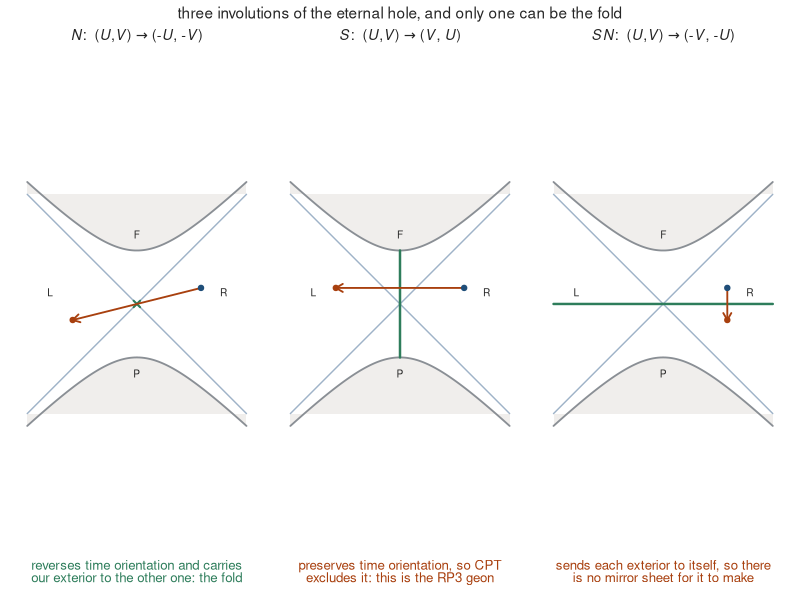
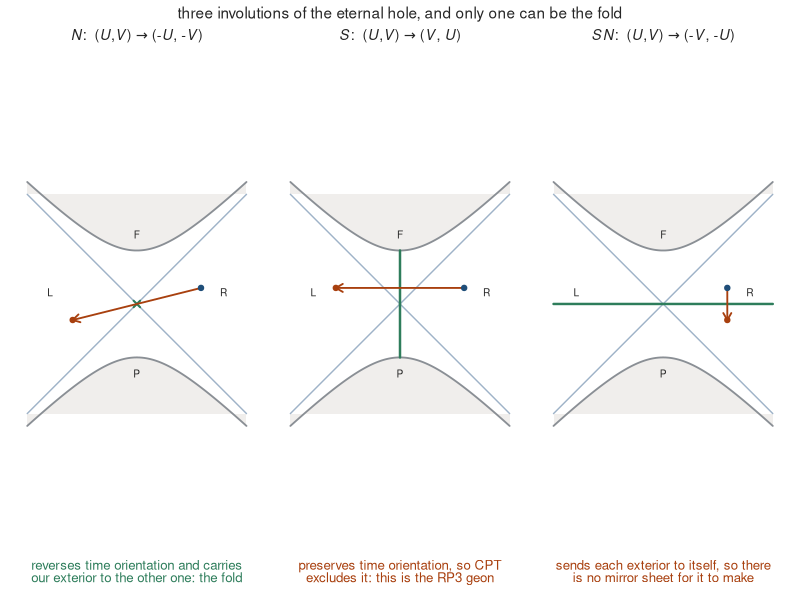

Reproduce these figures in R, in order.
#!/usr/bin/env Rscript
# fig_involutions.R -- A.15's classification, drawn. Three candidates, one survivor.
#
# Kruskal's metric depends on U and V only through the product UV, so a linear isometry is
# either a diagonal (U,V) -> (lam U, V/lam) or a swap (U,V) -> (lam V, U/lam). Squaring kills
# all but three up to a boost:
#     N  : (U,V) -> (-U,-V)      S : (U,V) -> (V,U)      SN : (U,V) -> (-V,-U)
# In Kruskal coordinates T = (U+V)/2 and X = (V-U)/2 these are, respectively, the point
# reflection through the origin, the mirror in the vertical axis and the mirror in the
# horizontal one. That is the whole classification, and it is why the fold's map is forced.
#
# What separates them:
#   S  preserves time orientation, so CPT excludes it. It is the RP^3 geon.
#   SN sends each exterior to ITSELF, so it offers no mirror sheet at all, and
#      whatever contact meant it would mean it where we can look.
#   N  reverses time orientation, carries our exterior to the other one, and is rigid: no
#      boost composes with it to give another involution.
# Table and numerics: checks/calc/fold_map_classification.R

maps <- list(
  list(k = "N",  f = function(T, X) c(-T, -X), fix = "point",
       ttl = expression(paste(italic(N), ":  (", italic(U), ",", italic(V), ") ", symbol("\256"),
                              " (-", italic(U), ", -", italic(V), ")")),
       v1 = "reverses time orientation and carries",
       v2 = "our exterior to the other one: the fold", good = TRUE),
  list(k = "S",  f = function(T, X) c(T, -X), fix = "vert",
       ttl = expression(paste(italic(S), ":  (", italic(U), ",", italic(V), ") ", symbol("\256"),
                              " (", italic(V), ", ", italic(U), ")")),
       v1 = "preserves time orientation, so CPT",
       v2 = "excludes it: this is the RP3 geon", good = FALSE),
  list(k = "SN", f = function(T, X) c(-T, X), fix = "horiz",
       ttl = expression(paste(italic(SN), ":  (", italic(U), ",", italic(V), ") ", symbol("\256"),
                              " (-", italic(V), ", -", italic(U), ")")),
       v1 = "sends each exterior to itself, so there",
       v2 = "is no mirror sheet for it to make", good = FALSE))

# The three are isometries and involutions; a fourth map is neither. Checked, not asserted.
UV <- function(T, X) (T - X) * (T + X) * -1   # U = T - X, V = T + X, so UV = T^2 - X^2
set.seed(1); Ts <- runif(500, -2, 2); Xs <- runif(500, -2, 2)
for (m in maps) {
  im <- mapply(function(t, x) m$f(t, x), Ts, Xs)
  stopifnot(max(abs(UV(im[1,], im[2,]) - UV(Ts, Xs))) < 1e-12)          # isometry
  im2 <- mapply(function(t, x) m$f(t, x), im[1,], im[2,])
  stopifnot(max(abs(im2[1,] - Ts)) < 1e-12, max(abs(im2[2,] - Xs)) < 1e-12)  # involution
}
bad <- function(T, X) c(-T, 2*X)
stopifnot(max(abs(UV(-Ts, 2*Xs) - UV(Ts, Xs))) > 1)                      # and one that is not
cat("=== all three are isometries and involutions of the (U,V) plane ===\n")
cat("   N, S and SN each preserve UV to 1e-12 over 500 random points and square to the\n")
cat("   identity; the control map (T,X) -> (-T,2X) fails the first test, so it can fail.\n\n")
p <- c(0.30, 1.20)
for (m in maps) {
  q <- m$f(p[1], p[2])
  reg <- function(v) if (abs(v[2]) > abs(v[1])) (if (v[2] > 0) "R (our exterior)" else "L (the mirror)") else
                     (if (v[1] > 0) "F (interior)" else "P (interior)")
  cat(sprintf("   %-3s sends %s to %s\n", m$k, reg(p), reg(q)))
}

ink <- "grey15"; hor <- "#9fb3c8"; sing <- "#8a8f95"; c1 <- "#1f4e79"; mark <- "#a8400f"
ok <- "#2e7d5b"
panel <- function(m) {
  par(mar = c(3.4, 1.0, 2.6, 1.0), xpd = FALSE)
  plot(NA, xlim = c(-2.05, 2.05), ylim = c(-2.05, 2.05), axes = FALSE, xlab = "", ylab = "", asp = 1)
  xs <- seq(-2.05, 2.05, length.out = 400)
  polygon(c(-2.05, xs, 2.05), c(2.05, sqrt(1 + xs^2), 2.05), col = "#f0eeec", border = NA)
  polygon(c(-2.05, xs, 2.05), c(-2.05, -sqrt(1 + xs^2), -2.05), col = "#f0eeec", border = NA)
  lines(xs, sqrt(1 + xs^2), col = sing, lwd = 1.8); lines(xs, -sqrt(1 + xs^2), col = sing, lwd = 1.8)
  segments(-2.05, -2.05, 2.05, 2.05, col = hor, lwd = 1.4)
  segments(-2.05, 2.05, 2.05, -2.05, col = hor, lwd = 1.4)
  # both sat on the horizontal axis line; lifted off it
  text(1.62, 0.22, "R", col = ink, cex = 0.92); text(-1.62, 0.22, "L", col = ink, cex = 0.92)
  text(0, 1.30, "F", col = ink, cex = 0.92);  text(0, -1.30, "P", col = ink, cex = 0.92)

  if (m$fix == "point") points(0, 0, pch = 4, cex = 1.3, col = ok, lwd = 2)
  if (m$fix == "vert")  segments(0, -1, 0, 1, col = ok, lwd = 2.4)
  if (m$fix == "horiz") segments(-2.05, 0, 2.05, 0, col = ok, lwd = 2.4)

  q <- m$f(p[1], p[2])
  arrows(p[2], p[1], q[2], q[1], length = 0.08, col = mark, lwd = 1.8)
  points(p[2], p[1], pch = 19, cex = 1.1, col = c1)
  points(q[2], q[1], pch = 19, cex = 1.1, col = mark)
  mtext(m$ttl, side = 3, line = 1.15, cex = 0.86, col = ink)
  mtext(m$v1, side = 1, line = 0.9, cex = 0.80, col = if (m$good) ok else mark)
  mtext(m$v2, side = 1, line = 1.85, cex = 0.80, col = if (m$good) ok else mark)
}
draw <- function() { par(mfrow = c(1, 3), oma = c(0.6, 0.4, 2.0, 0.4)); for (m in maps) panel(m)
  mtext("three involutions of the eternal hole, and only one can be the fold",
        outer = TRUE, side = 3, line = 0.4, cex = 0.92, col = ink) }
for (f in c("paper/fig_companion_involutions.pdf", "paper/fig_companion_involutions.png")) {
  if (grepl("pdf$", f)) pdf(f, width = 9.0, height = 3.8) else png(f, width = 1390, height = 590, res = 150)
  draw(); invisible(dev.off()); cat("  wrote", f, "\n")
}
